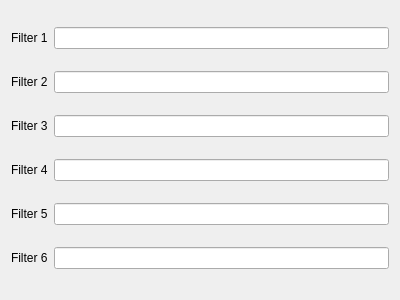
<?xml version="1.0" encoding="UTF-8"?>
<ui version="4.0">
 <class>Form</class>
 <widget class="QWidget" name="Form">
  <property name="geometry">
   <rect>
    <x>0</x>
    <y>0</y>
    <width>400</width>
    <height>300</height>
   </rect>
  </property>
  <property name="windowTitle">
   <string>Form</string>
  </property>
  <layout class="QVBoxLayout" name="verticalLayout">
   <item>
    <layout class="QHBoxLayout" name="horizontalLayout">
     <item>
      <widget class="QLabel" name="label_Filter1">
       <property name="text">
        <string>Filter 1</string>
       </property>
      </widget>
     </item>
     <item>
      <widget class="QLineEdit" name="lineEdit_Filter1"/>
     </item>
    </layout>
   </item>
   <item>
    <layout class="QHBoxLayout" name="horizontalLayout_2">
     <item>
      <widget class="QLabel" name="label_Filter2">
       <property name="text">
        <string>Filter 2</string>
       </property>
      </widget>
     </item>
     <item>
      <widget class="QLineEdit" name="lineEdit_Filter2"/>
     </item>
    </layout>
   </item>
   <item>
    <layout class="QHBoxLayout" name="horizontalLayout_3">
     <item>
      <widget class="QLabel" name="label_Filter3">
       <property name="text">
        <string>Filter 3</string>
       </property>
      </widget>
     </item>
     <item>
      <widget class="QLineEdit" name="lineEdit_Filter3"/>
     </item>
    </layout>
   </item>
   <item>
    <layout class="QHBoxLayout" name="horizontalLayout_4">
     <item>
      <widget class="QLabel" name="label_Filter4">
       <property name="text">
        <string>Filter 4</string>
       </property>
      </widget>
     </item>
     <item>
      <widget class="QLineEdit" name="lineEdit_Filter4"/>
     </item>
    </layout>
   </item>
   <item>
    <layout class="QHBoxLayout" name="horizontalLayout_5">
     <item>
      <widget class="QLabel" name="label_Filter5">
       <property name="text">
        <string>Filter 5</string>
       </property>
      </widget>
     </item>
     <item>
      <widget class="QLineEdit" name="lineEdit_Filter5"/>
     </item>
    </layout>
   </item>
   <item>
    <layout class="QHBoxLayout" name="horizontalLayout_6">
     <item>
      <widget class="QLabel" name="label_Filter6">
       <property name="text">
        <string>Filter 6</string>
       </property>
      </widget>
     </item>
     <item>
      <widget class="QLineEdit" name="lineEdit_Filter6"/>
     </item>
    </layout>
   </item>
  </layout>
 </widget>
 <resources/>
 <connections/>
</ui>
